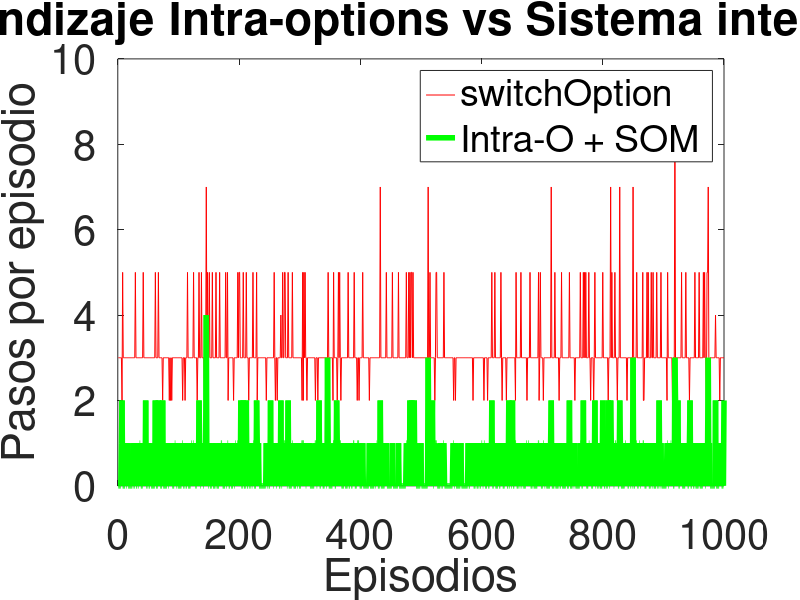

Recreate this plot in MATLAB.
%%Extract boundary image

close all;
clc;

fileID = fopen('MswitchOption.txt','r');
formatSpec = '%f %f';
sizeA = [1000 Inf];
A = fscanf(fileID,formatSpec,sizeA);
fclose(fileID);
A';
TA = A';
 
fileID = fopen('ContExploracion.txt','r');
formatSpec = '%f %f';
sizeA = [1000 Inf];
A = fscanf(fileID,formatSpec,sizeA);
fclose(fileID);
A';
TB = A';

columns = 1000

SUBTA = TA(:,1:columns);

TA = SUBTA;


SUBTB = TB(:,1:columns);

TB = SUBTB;

epis = [1:columns];

%promA = mean(TA);
promA = TA;
mean(TB(:,1))
%promB = mean(TB);
promB = TB;

% for i=1:1

%     descrip = [TA(i,1:50); TA(i,51:100); TA(i,101:150); TA(i,151:200)];
%     rFSDs = descrip;
%     outln = rEfourier( rFSDs, 50,1000);
    
% %     figure;

%     plot(outln(:,2), outln(:,1), 'r', 'LineWidth', 2);
    
%     plot(epis', promB','k','LineWidth',4);
    plot(epis', promA','r', epis', promB', 'g','LineWidth',4);
    title('Aprendizaje Intra-options vs Sistema inteligente', 'FontSize', 30);
    xlabel('Episodios','FontSize',30);
    ylabel('Pasos por episodio','FontSize',30);

    h_legend=legend('switchOption','Intra-O + SOM');
    
    set(h_legend,'FontSize',30);
    set(gca,'fontsize',30)

    %legend('Intra-options','Sistema inteligente','FontSize',40)
%     hold on;
    
% %     pause;
% %  length(dataset(1,:));

% % fileID = fopen('dataset.txt','w');
% % fprintf(fileID,'%2.4f %2.4f %2.4f %2.4f %2.4f %2.4f %2.4f %2.4f %2.4f %2.4f %2.4f %2.4f %2.4f %2.4f %2.4f %2.4f %2.4f %2.4f %2.4f %2.4f %2.4f %2.4f %2.4f %2.4f %2.4f %2.4f %2.4f %2.4f %2.4f %2.4f %2.4f %2.4f %2.4f %2.4f %2.4f %2.4f %2.4f %2.4f %2.4f %2.4f %2.4f %2.4f %2.4f %2.4f %2.4f %2.4f %2.4f %2.4f %2.4f %2.4f %2.4f %2.4f %2.4f %2.4f %2.4f %2.4f %2.4f %2.4f %2.4f %2.4f %2.4f %2.4f %2.4f %2.4f %2.4f %2.4f %2.4f %2.4f %2.4f %2.4f %2.4f %2.4f %2.4f %2.4f %2.4f %2.4f %2.4f %2.4f %2.4f %2.4f %2.4f %2.4f %2.4f %2.4f %2.4f %2.4f %2.4f %2.4f %2.4f %2.4f %2.4f %2.4f %2.4f %2.4f %2.4f %2.4f %2.4f %2.4f %2.4f %2.4f %2.4f %2.4f %2.4f %2.4f %2.4f %2.4f %2.4f %2.4f %2.4f %2.4f %2.4f %2.4f %2.4f %2.4f %2.4f %2.4f %2.4f %2.4f %2.4f %2.4f %2.4f %2.4f %2.4f %2.4f %2.4f %2.4f %2.4f %2.4f %2.4f %2.4f %2.4f %2.4f %2.4f %2.4f %2.4f %2.4f %2.4f %2.4f %2.4f %2.4f %2.4f %2.4f %2.4f %2.4f %2.4f %2.4f %2.4f %2.4f %2.4f %2.4f %2.4f %2.4f %2.4f %2.4f %2.4f %2.4f %2.4f %2.4f %2.4f %2.4f %2.4f %2.4f %2.4f %2.4f %2.4f %2.4f %2.4f %2.4f %2.4f %2.4f %2.4f %2.4f %2.4f %2.4f %2.4f %2.4f %2.4f %2.4f %2.4f %2.4f %2.4f %2.4f %2.4f %2.4f %2.4f %2.4f %2.4f %2.4f %2.4f %2.4f %2.4f %2.4f %2.4f %2.4f %2.4f %2.4f %2.4f %2.4f %2.4f %2.4f \n',dataset');
% % fclose(fileID);
% end